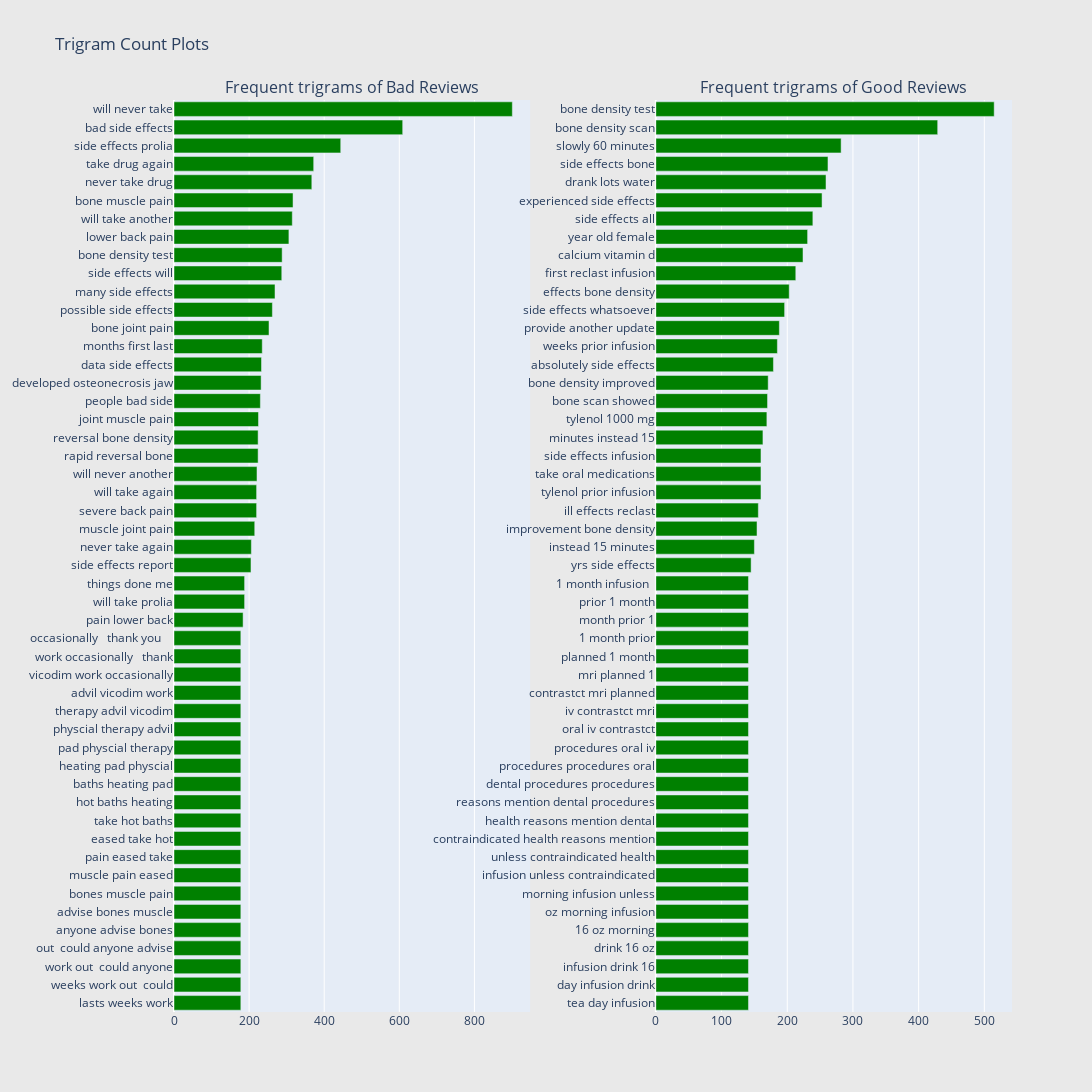

Write notebook code for a chart like this one.
### Markdown cell above
# Trigram

### Code cell
freq_dict = defaultdict(int)
for sent in bad_df["Reviews"]:
    for word in generate_ngrams(sent,3):
        freq_dict[word] += 1
fd_sorted = pd.DataFrame(sorted(freq_dict.items(), key=lambda x: x[1])[::-1])
fd_sorted.columns = ["word", "wordcount"]
trace1 = horizontal_bar_chart(fd_sorted.head(50), 'green')

freq_dict = defaultdict(int)
for sent in good_df["Reviews"]:
    for word in generate_ngrams(sent,3):
        freq_dict[word] += 1
fd_sorted = pd.DataFrame(sorted(freq_dict.items(), key=lambda x: x[1])[::-1])
fd_sorted.columns = ["word", "wordcount"]
trace2 = horizontal_bar_chart(fd_sorted.head(50), 'green')

# Creating two subplots
fig = tools.make_subplots(rows=1, cols=2, vertical_spacing=0.04,horizontal_spacing=0.15,
                          subplot_titles=["Frequent trigrams of Bad Reviews", 
                                          "Frequent trigrams of Good Reviews"])
fig.append_trace(trace1, 1, 1)
fig.append_trace(trace2, 1, 2)
fig['layout'].update(height=1200, width=1600, paper_bgcolor='rgb(233,233,233)', title="Trigram Count Plots")
py.iplot(fig, filename='word-plots')

### Figure 1 — Plotly figure (JSON) as saved in the notebook; plotly's stock layout.template omitted (floating-point values rounded to 4 significant figures)
{"data": [{"marker": {"color": "green"}, "orientation": "h", "showlegend": false, "type": "bar", "x": [178, 178, 178, 178, 178, 178, 178, 178, 178, 178, 178, 178, 178, 178, 178, 178, 178, 178, 178, 178, 178, 184, 188, 188, 205, 206, 215, 220, 220, 221, 224, 224, 225, 230, 232, 233, 235, 253, 262, 269, 287, 288, 306, 315, 317, 367, 372, 444, 609, 901], "xaxis": "x", "y": ["lasts weeks work", "weeks work out\r\n\r\ncould", "work out\r\n\r\ncould anyone", "out\r\n\r\ncould anyone advise", "anyone advise bones", "advise bones muscle", "bones muscle pain", "muscle pain eased", "pain eased take", "eased take hot", "take hot baths", "hot baths heating", "baths heating pad", "heating pad physcial", "pad physcial therapy", "physcial therapy advil", "therapy advil vicodim", "advil vicodim work", "vicodim work occasionally", "work occasionally \r\n\r\nthank", "occasionally \r\n\r\nthank you\r\n\r\n\r\n\r\n", "pain lower back", "will take prolia", "things done me", "side effects report", "never take again", "muscle joint pain", "severe back pain", "will take again", "will never another", "rapid reversal bone", "reversal bone density", "joint muscle pain", "people bad side", "developed osteonecrosis jaw", "data side effects", "months first last", "bone joint pain", "possible side effects", "many side effects", "side effects will", "bone density test", "lower back pain", "will take another", "bone muscle pain", "never take drug", "take drug again", "side effects prolia", "bad side effects", "will never take"], "yaxis": "y"}, {"marker": {"color": "green"}, "orientation": "h", "showlegend": false, "type": "bar", "x": [141, 141, 141, 141, 141, 141, 141, 141, 141, 141, 141, 141, 141, 141, 141, 141, 141, 141, 141, 141, 141, 141, 141, 141, 145, 150, 154, 156, 160, 160, 160, 163, 169, 170, 171, 179, 185, 188, 196, 203, 213, 224, 231, 239, 253, 259, 262, 282, 429, 515], "xaxis": "x2", "y": ["tea day infusion", "day infusion drink", "infusion drink 16", "drink 16 oz", "16 oz morning", "oz morning infusion", "morning infusion unless", "infusion unless contraindicated", "unless contraindicated health", "contraindicated health reasons\r\nmention", "health reasons\r\nmention dental", "reasons\r\nmention dental procedures", "dental procedures procedures", "procedures procedures oral", "procedures oral iv", "oral iv contrastct", "iv contrastct mri", "contrastct mri planned", "mri planned 1", "planned 1 month", "1 month prior", "month prior 1", "prior 1 month", "1 month infusion\r\n\r\n", "yrs side effects", "instead 15 minutes", "improvement bone density", "ill effects reclast", "tylenol prior infusion", "take oral medications", "side effects infusion", "minutes instead 15", "tylenol 1000 mg", "bone scan showed", "bone density improved", "absolutely side effects", "weeks prior infusion", "provide another update", "side effects whatsoever", "effects bone density", "first reclast infusion", "calcium vitamin d", "year old female", "side effects all", "experienced side effects", "drank lots water", "side effects bone", "slowly 60 minutes", "bone density scan", "bone density test"], "yaxis": "y2"}], "layout": {"annotations": [{"font": {"size": 16}, "showarrow": false, "text": "Frequent trigrams of Bad Reviews", "x": 0.2125, "xanchor": "center", "xref": "paper", "y": 1, "yanchor": "bottom", "yref": "paper"}, {"font": {"size": 16}, "showarrow": false, "text": "Frequent trigrams of Good Reviews", "x": 0.7875, "xanchor": "center", "xref": "paper", "y": 1, "yanchor": "bottom", "yref": "paper"}], "height": 1200, "paper_bgcolor": "rgb(233,233,233)", "title": {"text": "Trigram Count Plots"}, "width": 1600, "xaxis": {"anchor": "y", "domain": [0, 0.425]}, "xaxis2": {"anchor": "y2", "domain": [0.575, 1]}, "yaxis": {"anchor": "x", "domain": [0, 1]}, "yaxis2": {"anchor": "x2", "domain": [0, 1]}}}
